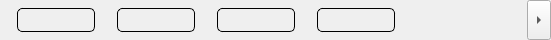
<?xml version="1.0" encoding="UTF-8"?>
<ui version="4.0">
 <class>MenuView</class>
 <widget class="QWidget" name="MenuView">
  <property name="geometry">
   <rect>
    <x>0</x>
    <y>0</y>
    <width>551</width>
    <height>40</height>
   </rect>
  </property>
  <property name="windowTitle">
   <string>Form</string>
  </property>
  <layout class="QVBoxLayout" name="verticalLayout">
   <property name="spacing">
    <number>0</number>
   </property>
   <property name="leftMargin">
    <number>0</number>
   </property>
   <property name="topMargin">
    <number>0</number>
   </property>
   <property name="rightMargin">
    <number>0</number>
   </property>
   <property name="bottomMargin">
    <number>0</number>
   </property>
   <item>
    <widget class="QWidget" name="wdg_tool" native="true">
     <property name="minimumSize">
      <size>
       <width>0</width>
       <height>40</height>
      </size>
     </property>
     <property name="maximumSize">
      <size>
       <width>16777215</width>
       <height>40</height>
      </size>
     </property>
     <property name="styleSheet">
      <string notr="true">border-image: url(:/image/menuBack.png);</string>
     </property>
     <layout class="QHBoxLayout" name="horizontalLayout_6">
      <property name="topMargin">
       <number>0</number>
      </property>
      <property name="rightMargin">
       <number>0</number>
      </property>
      <property name="bottomMargin">
       <number>0</number>
      </property>
      <item>
       <layout class="QHBoxLayout" name="horizontalLayout_4">
        <property name="spacing">
         <number>6</number>
        </property>
        <item>
         <widget class="QToolButton" name="toolButton_5">
          <property name="sizePolicy">
           <sizepolicy hsizetype="Preferred" vsizetype="Preferred">
            <horstretch>0</horstretch>
            <verstretch>0</verstretch>
           </sizepolicy>
          </property>
          <property name="minimumSize">
           <size>
            <width>0</width>
            <height>0</height>
           </size>
          </property>
          <property name="maximumSize">
           <size>
            <width>1677</width>
            <height>1677</height>
           </size>
          </property>
          <property name="styleSheet">
           <string notr="true">QToolButton {
	width:63;
	height:30;
	border-image: url(:/image/upload.png);
    border: 1px solid black;   
    padding: 5px;
	margin:8;
	border-radius: 5px;
}
QToolButton:hover {   
	border-image: url(:/image/uploadHover.png);
    border: 1px solid black;
    border-radius: 5px;   
    background-color:#66c0ff;
}</string>
          </property>
          <property name="text">
           <string/>
          </property>
         </widget>
        </item>
        <item>
         <widget class="QToolButton" name="toolButton_6">
          <property name="sizePolicy">
           <sizepolicy hsizetype="Preferred" vsizetype="Preferred">
            <horstretch>0</horstretch>
            <verstretch>0</verstretch>
           </sizepolicy>
          </property>
          <property name="minimumSize">
           <size>
            <width>0</width>
            <height>0</height>
           </size>
          </property>
          <property name="maximumSize">
           <size>
            <width>1677</width>
            <height>1677</height>
           </size>
          </property>
          <property name="styleSheet">
           <string notr="true">QToolButton {
	width:63;
	height:30;
	border-image: url(:/image/upload.png);
    border: 1px solid black;   
    padding: 5px;
	margin:8;
	border-radius: 5px;
}
QToolButton:hover {   
	border-image: url(:/image/uploadHover.png);
    border: 1px solid black;
    border-radius: 5px;   
    background-color:#66c0ff;
}</string>
          </property>
          <property name="text">
           <string/>
          </property>
         </widget>
        </item>
        <item>
         <widget class="QToolButton" name="toolButton_7">
          <property name="sizePolicy">
           <sizepolicy hsizetype="Preferred" vsizetype="Preferred">
            <horstretch>0</horstretch>
            <verstretch>0</verstretch>
           </sizepolicy>
          </property>
          <property name="styleSheet">
           <string notr="true">QToolButton {
	width:63;
	height:30;
	border-image: url(:/image/upload.png);
    border: 1px solid black;   
    padding: 5px;
	margin:8;
	border-radius: 5px;
}
QToolButton:hover {   
	border-image: url(:/image/uploadHover.png);
    border: 1px solid black;
    border-radius: 5px;   
    background-color:#66c0ff;
}</string>
          </property>
          <property name="text">
           <string/>
          </property>
         </widget>
        </item>
        <item>
         <widget class="QToolButton" name="toolButton_8">
          <property name="sizePolicy">
           <sizepolicy hsizetype="Preferred" vsizetype="Preferred">
            <horstretch>0</horstretch>
            <verstretch>0</verstretch>
           </sizepolicy>
          </property>
          <property name="styleSheet">
           <string notr="true">QToolButton {
	width:63;
	height:30;
	border-image: url(:/image/upload.png);
    border: 1px solid black;   
    padding: 5px;
	margin:8;
	border-radius: 5px;
}
QToolButton:hover {   
	border-image: url(:/image/uploadHover.png);
    border: 1px solid black;
    border-radius: 5px;   
    background-color:#66c0ff;
}</string>
          </property>
          <property name="text">
           <string/>
          </property>
         </widget>
        </item>
       </layout>
      </item>
      <item>
       <spacer name="horizontalSpacer_3">
        <property name="orientation">
         <enum>Qt::Horizontal</enum>
        </property>
        <property name="sizeType">
         <enum>QSizePolicy::Expanding</enum>
        </property>
        <property name="sizeHint" stdset="0">
         <size>
          <width>320</width>
          <height>19</height>
         </size>
        </property>
       </spacer>
      </item>
      <item alignment="Qt::AlignRight">
       <widget class="QToolButton" name="toolButton_10">
        <property name="sizePolicy">
         <sizepolicy hsizetype="Minimum" vsizetype="Minimum">
          <horstretch>0</horstretch>
          <verstretch>0</verstretch>
         </sizepolicy>
        </property>
        <property name="layoutDirection">
         <enum>Qt::LeftToRight</enum>
        </property>
        <property name="text">
         <string>...</string>
        </property>
        <property name="toolButtonStyle">
         <enum>Qt::ToolButtonFollowStyle</enum>
        </property>
        <property name="arrowType">
         <enum>Qt::RightArrow</enum>
        </property>
       </widget>
      </item>
     </layout>
    </widget>
   </item>
  </layout>
 </widget>
 <resources/>
 <connections/>
</ui>
